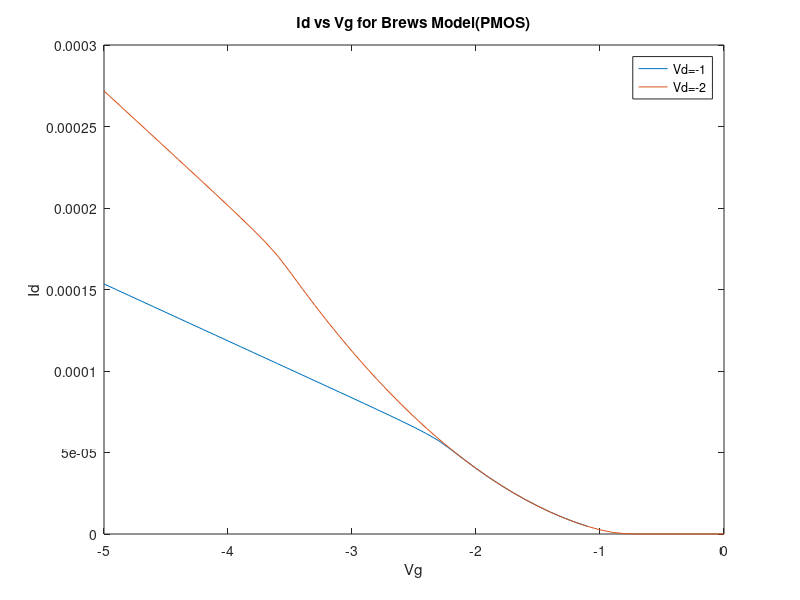

Write MATLAB code to recreate this figure.
% constants
q=1.6e-19;
eps_0=8.85e-12;
kT=26e-3*q;

% semiconductor
Nsub=3.5e17*1e6;
k_si=12;
ni=1.5e10*1e6;      
Eg=1.1*q;
eps_si=k_si*eps_0;
chi_si=4.05*q;
Na=abs(Nsub);
W=1e-6;
L=1e-6;
muf=100e-4;

% oxide
tox=10e-9;           % oxide thickness
k_ox=4; 
eps_ox=k_ox*eps_0; 
Cox=eps_ox/tox;

phi_m=chi_si/q+Eg/q;
phi_b=-sign(Nsub)*kT/q*log(abs(Nsub)/ni);
phi_s= chi_si/q + Eg/(2*q) + phi_b;
Vfb= phi_m - phi_s;    

% Brews solution at a Id = f_B(Vg,Vd)


Vg=-5:0.1:0;
Vd=[-1 -2];



% Vd=-5:0.1:0;
% Vg=-5:1:-1;

for j=1:length(Vd)
for i=1:length(Vg)
    
QT = @(psi_s) Cox*(Vg(i) - Vfb - psi_s);
QD = @(psi_s) (2*eps_si*q*Na*psi_s).^0.5;
QI = @(psi_s) QT(psi_s) - QD(psi_s);
dVdpsi_s = @(psi_s) 1+2*kT/q*(Cox*QT(psi_s) + eps_si*q*Na)./((QT(psi_s)).^2-(QD(psi_s)).^2);
Vgf = @(psi_s,V) Vfb + psi_s - 1/Cox*(2*eps_si*kT*Na)^0.5*(q*-psi_s/kT + ni^2/Na^2*exp(q*(-psi_s+V)/kT)).^0.5;


psi_s_min= -Vg(i)-Vd(j)-abs(Vfb);
psi_s_max= Vg(i)+Vd(j)+abs(Vfb);
dpsi_s=-1e-3;


psi_svec= psi_s_min:dpsi_s:psi_s_max;

psi_ss = interp1(real(Vgf(psi_svec,0)),real(psi_svec),Vg(i));
psi_sd = interp1(real(Vgf(psi_svec,Vd(j))),real(psi_svec),Vg(i));

intf = @(psi_s) QI(psi_s).*dVdpsi_s(psi_s);

Id(i,j) = muf*W/L*integral(intf,psi_ss,psi_sd);

end
end


 
 
%Vg,Vd format
 figure(1);
 
  
 plot(Vg,Id(:,1))
hold on
plot(Vg,Id(:,2))
hold on
% plot(Vd,Id(5,:))
%  hold on 
%  plot(Vd,Id(4,:))
%  hold on 
%  plot(Vd,Id(3,:))
%  hold on
%  plot(Vd,Id(2,:))
%  hold on
%  plot(Vd,Id(1,:))
 
 xlabel('Vg');
 ylabel('Id');
title ('Id vs Vg for Brews Model(PMOS)')
legend('Vd=-1','Vd=-2')
% xlim([-5,0])
 
 